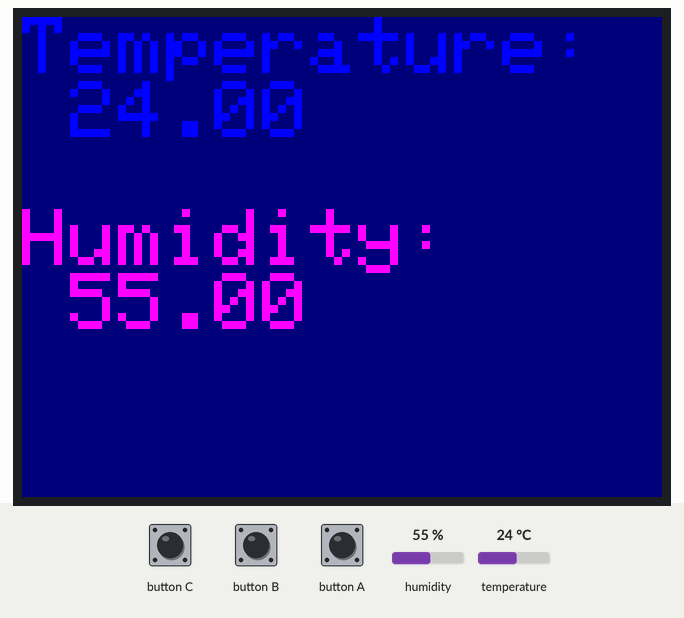
A sketch run on a simulated ESP32. On the bench: 320×240 colour display. The inputs (shaded band) are chosen by the test bench; at power-on: humidity 55 %, temperature 24 °C.

Above: at 1.3 s.
1.4 s: humidity set to 22 %
At 6.0 s:
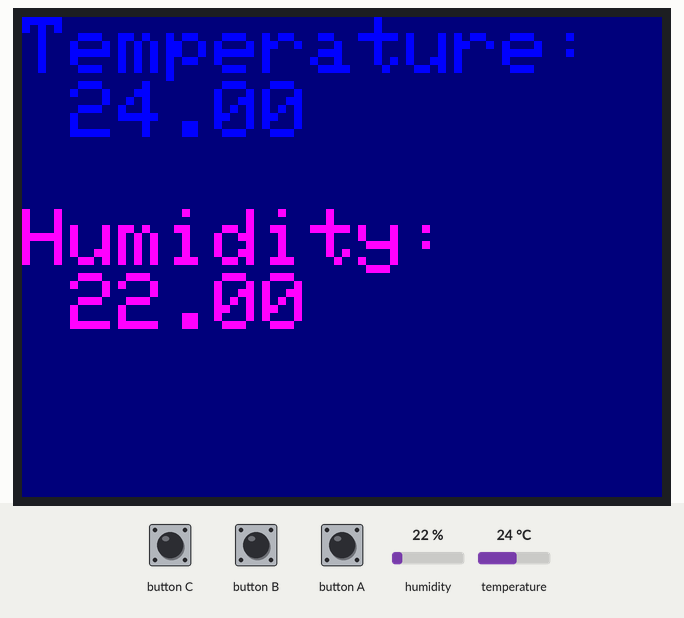
11.9 s: temperature set to 12 °C
At 16.3 s:
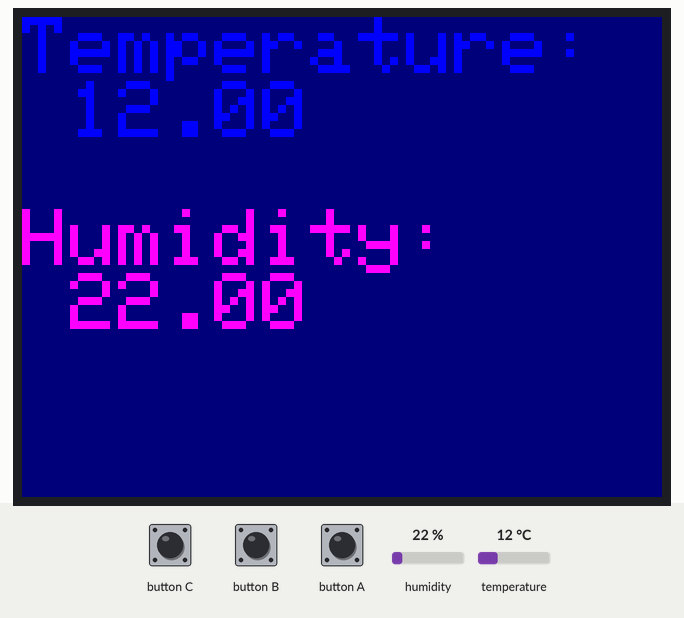
22.0 s: humidity set to 40 %
At 26.6 s:
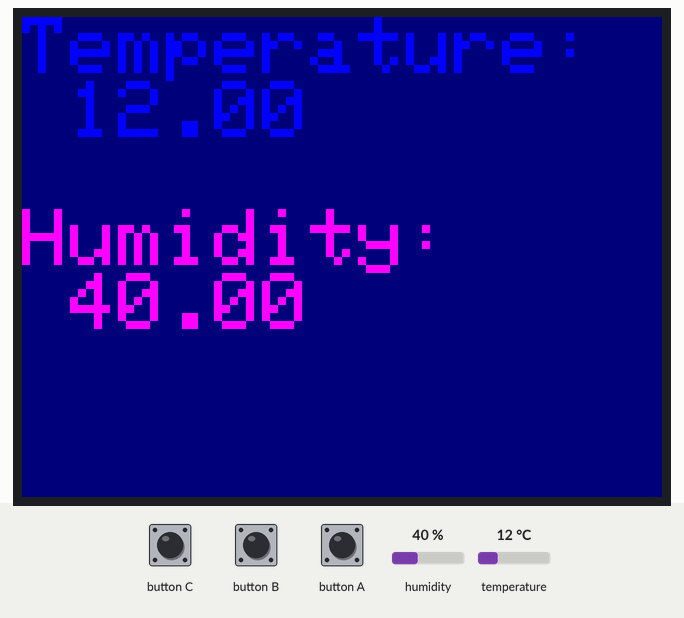
32.2 s: temperature set to 19 °C
At 36.8 s:
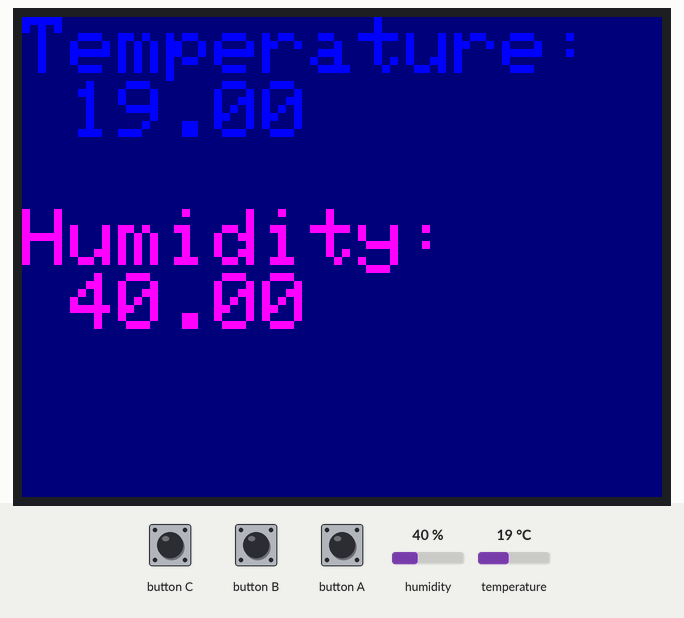
Timing chart, 0 to 38.3 s (numbered marks = the images above; inputs shaded):
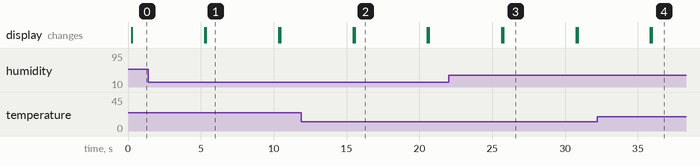

The sketch:

getTemperature.ino
```cpp
#include <M5Stack.h>
#include <DHT12.h>
#include <Wire.h>

DHT12 dht12;
void setup() {
    M5.begin();
    Wire.begin();
    M5.Lcd.setTextSize(4);
}

void loop() {
    M5.Lcd.fillScreen(NAVY);
    M5.Lcd.setCursor(0,0);

    M5.Lcd.setTextColor(BLUE);
    M5.Lcd.printf("Temperature:\n %2.2f\n\n", dht12.readTemperature());

    M5.Lcd.setTextColor(PINK);
    M5.Lcd.printf("Humidity:\n %2.2f\n\n", dht12.readHumidity());

    M5.update();
    delay(5000);
}
```

Measured:
- after the input at 1.4 s, the display: first differs from a run without the input after 4.0 s (image 1)
- after the input at 11.9 s, the display: first differs from a run without the input after 3.7 s (image 2)
- after the input at 22.0 s, the display: first differs from a run without the input after 3.8 s (image 3)
- after the input at 32.2 s, the display: first differs from a run without the input after 3.8 s (image 4)
- what the display in image 1 shows lasts 5.0 s, from 5.4 s to 10.4 s
